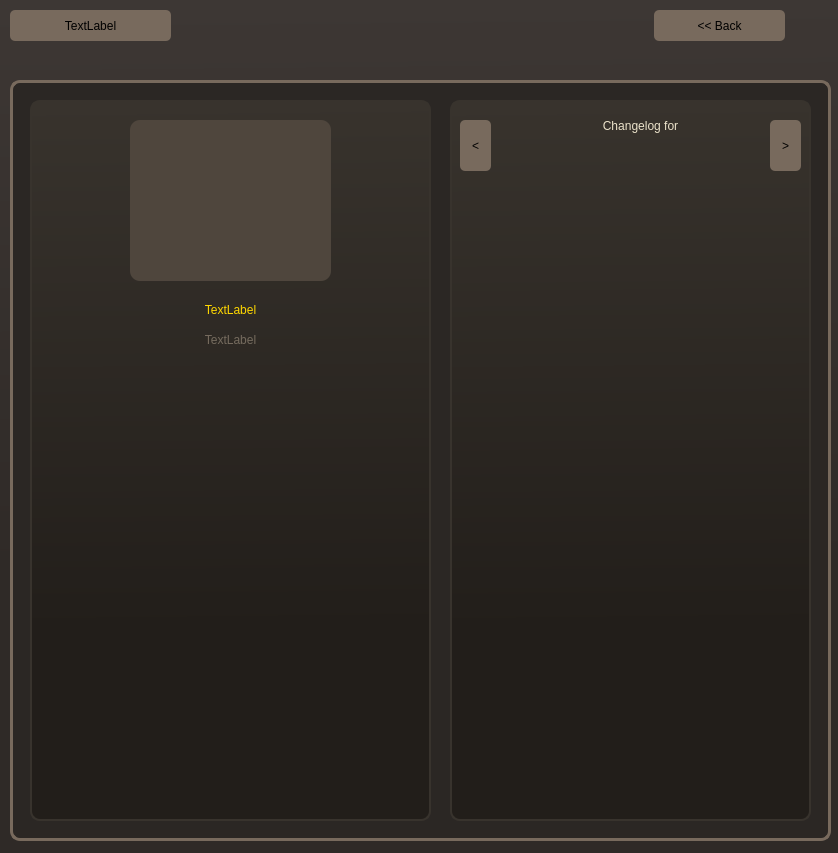
<?xml version="1.0" encoding="UTF-8"?>
<ui version="4.0">
 <class>MainWindow</class>
 <widget class="QMainWindow" name="MainWindow">
  <property name="geometry">
   <rect>
    <x>0</x>
    <y>0</y>
    <width>838</width>
    <height>853</height>
   </rect>
  </property>
  <property name="windowTitle">
   <string>MainWindow</string>
  </property>
  <widget class="QWidget" name="centralwidget">
   <property name="styleSheet">
    <string notr="true">QWidget#centralwidget{
background-color:qlineargradient(spread:pad, x1:0.49, y1:0, x2:0.502, y2:1, stop:0 rgba(61, 55, 52, 255), stop:0.664145 rgba(47, 42, 39, 255))
}</string>
   </property>
   <widget class="QLabel" name="Date">
    <property name="geometry">
     <rect>
      <x>10</x>
      <y>10</y>
      <width>161</width>
      <height>31</height>
     </rect>
    </property>
    <property name="styleSheet">
     <string notr="true">QLabel#Date{
border-radius:5px;
border-color: rgb(120, 106, 93);
background-color: rgb(120, 106, 93);
}</string>
    </property>
    <property name="text">
     <string>TextLabel</string>
    </property>
    <property name="scaledContents">
     <bool>true</bool>
    </property>
    <property name="alignment">
     <set>Qt::AlignCenter</set>
    </property>
    <property name="openExternalLinks">
     <bool>false</bool>
    </property>
   </widget>
   <widget class="QLabel" name="background">
    <property name="geometry">
     <rect>
      <x>10</x>
      <y>80</y>
      <width>821</width>
      <height>761</height>
     </rect>
    </property>
    <property name="styleSheet">
     <string notr="true">QLabel#background{
border-radius:10px;
border-width:3px;
border-color: rgb(120, 106, 93);
border-style: solid;
background-color: rgb(43, 39, 36);
}</string>
    </property>
    <property name="text">
     <string/>
    </property>
   </widget>
   <widget class="QLabel" name="bp_back">
    <property name="geometry">
     <rect>
      <x>30</x>
      <y>100</y>
      <width>401</width>
      <height>721</height>
     </rect>
    </property>
    <property name="styleSheet">
     <string notr="true">QLabel#bp_back{
border-radius:10px;
background-color:qlineargradient(spread:pad, x1:0.522727, y1:0, x2:0.529, y2:1, stop:0 rgba(56, 51, 45, 255), stop:0.732955 rgba(34, 30, 26, 255));
border-width:2px;
border-color: rgb(56, 51, 45);
border-style: solid;
}</string>
    </property>
    <property name="text">
     <string/>
    </property>
    <property name="scaledContents">
     <bool>true</bool>
    </property>
   </widget>
   <widget class="QLabel" name="bp_front">
    <property name="geometry">
     <rect>
      <x>130</x>
      <y>120</y>
      <width>201</width>
      <height>161</height>
     </rect>
    </property>
    <property name="styleSheet">
     <string notr="true">QLabel#bp_front{
border-radius:10px;
background-color:  rgb(79, 70, 61);
}</string>
    </property>
    <property name="text">
     <string/>
    </property>
   </widget>
   <widget class="QLabel" name="item">
    <property name="geometry">
     <rect>
      <x>160</x>
      <y>130</y>
      <width>141</width>
      <height>141</height>
     </rect>
    </property>
    <property name="styleSheet">
     <string notr="true">background-color: transparent;</string>
    </property>
    <property name="text">
     <string/>
    </property>
    <property name="scaledContents">
     <bool>true</bool>
    </property>
   </widget>
   <widget class="QLabel" name="name">
    <property name="geometry">
     <rect>
      <x>30</x>
      <y>290</y>
      <width>401</width>
      <height>41</height>
     </rect>
    </property>
    <property name="styleSheet">
     <string notr="true">background-color: transparent;
color: #FFD700;</string>
    </property>
    <property name="text">
     <string>TextLabel</string>
    </property>
    <property name="textFormat">
     <enum>Qt::RichText</enum>
    </property>
    <property name="scaledContents">
     <bool>true</bool>
    </property>
    <property name="alignment">
     <set>Qt::AlignCenter</set>
    </property>
   </widget>
   <widget class="QLabel" name="type">
    <property name="geometry">
     <rect>
      <x>30</x>
      <y>320</y>
      <width>401</width>
      <height>41</height>
     </rect>
    </property>
    <property name="styleSheet">
     <string notr="true">background-color: transparent;
color: #756B5E;</string>
    </property>
    <property name="text">
     <string>TextLabel</string>
    </property>
    <property name="textFormat">
     <enum>Qt::RichText</enum>
    </property>
    <property name="scaledContents">
     <bool>true</bool>
    </property>
    <property name="alignment">
     <set>Qt::AlignCenter</set>
    </property>
   </widget>
   <widget class="QLabel" name="neutral">
    <property name="geometry">
     <rect>
      <x>110</x>
      <y>430</y>
      <width>301</width>
      <height>61</height>
     </rect>
    </property>
    <property name="styleSheet">
     <string notr="true">background-color: transparent;
color: #EBE2CA;</string>
    </property>
    <property name="text">
     <string/>
    </property>
    <property name="textFormat">
     <enum>Qt::PlainText</enum>
    </property>
    <property name="scaledContents">
     <bool>true</bool>
    </property>
    <property name="alignment">
     <set>Qt::AlignCenter</set>
    </property>
    <property name="wordWrap">
     <bool>true</bool>
    </property>
   </widget>
   <widget class="QLabel" name="negative">
    <property name="geometry">
     <rect>
      <x>110</x>
      <y>400</y>
      <width>301</width>
      <height>61</height>
     </rect>
    </property>
    <property name="styleSheet">
     <string notr="true">background-color: transparent;
color: #FF4040;</string>
    </property>
    <property name="text">
     <string/>
    </property>
    <property name="textFormat">
     <enum>Qt::PlainText</enum>
    </property>
    <property name="scaledContents">
     <bool>true</bool>
    </property>
    <property name="alignment">
     <set>Qt::AlignCenter</set>
    </property>
    <property name="wordWrap">
     <bool>true</bool>
    </property>
   </widget>
   <widget class="QLabel" name="positive">
    <property name="geometry">
     <rect>
      <x>110</x>
      <y>370</y>
      <width>301</width>
      <height>61</height>
     </rect>
    </property>
    <property name="styleSheet">
     <string notr="true">background-color: transparent;
color: #99CCFF;</string>
    </property>
    <property name="text">
     <string/>
    </property>
    <property name="textFormat">
     <enum>Qt::PlainText</enum>
    </property>
    <property name="scaledContents">
     <bool>true</bool>
    </property>
    <property name="alignment">
     <set>Qt::AlignCenter</set>
    </property>
    <property name="wordWrap">
     <bool>true</bool>
    </property>
   </widget>
   <widget class="QWidget" name="attrs" native="true">
    <property name="geometry">
     <rect>
      <x>49</x>
      <y>350</y>
      <width>361</width>
      <height>451</height>
     </rect>
    </property>
    <property name="sizePolicy">
     <sizepolicy hsizetype="Preferred" vsizetype="Preferred">
      <horstretch>0</horstretch>
      <verstretch>0</verstretch>
     </sizepolicy>
    </property>
    <property name="styleSheet">
     <string notr="true">QWidget#attrs{
background-color: transparent;
}</string>
    </property>
   </widget>
   <widget class="QLabel" name="info">
    <property name="geometry">
     <rect>
      <x>450</x>
      <y>100</y>
      <width>361</width>
      <height>721</height>
     </rect>
    </property>
    <property name="styleSheet">
     <string notr="true">QLabel#info{
border-radius:10px;
background-color:qlineargradient(spread:pad, x1:0.522727, y1:0, x2:0.529, y2:1, stop:0 rgba(56, 51, 45, 255), stop:0.732955 rgba(34, 30, 26, 255));
border-width:2px;
border-color: rgb(56, 51, 45);
border-style: solid;
}</string>
    </property>
    <property name="text">
     <string/>
    </property>
   </widget>
   <widget class="QLabel" name="changelog">
    <property name="geometry">
     <rect>
      <x>480</x>
      <y>110</y>
      <width>321</width>
      <height>31</height>
     </rect>
    </property>
    <property name="styleSheet">
     <string notr="true">background-color: transparent;
color: #EBE2CA;</string>
    </property>
    <property name="text">
     <string>Changelog for</string>
    </property>
    <property name="alignment">
     <set>Qt::AlignCenter</set>
    </property>
   </widget>
   <widget class="QLabel" name="changelog_date">
    <property name="geometry">
     <rect>
      <x>480</x>
      <y>140</y>
      <width>321</width>
      <height>31</height>
     </rect>
    </property>
    <property name="styleSheet">
     <string notr="true">background-color: transparent;
color: #EBE2CA;</string>
    </property>
    <property name="text">
     <string/>
    </property>
    <property name="alignment">
     <set>Qt::AlignCenter</set>
    </property>
   </widget>
   <widget class="QWidget" name="changes" native="true">
    <property name="geometry">
     <rect>
      <x>469</x>
      <y>180</y>
      <width>321</width>
      <height>621</height>
     </rect>
    </property>
    <property name="styleSheet">
     <string notr="true">QWidget#changes{
background-color: transparent;
}</string>
    </property>
    <widget class="QLabel" name="changes_text">
     <property name="geometry">
      <rect>
       <x>120</x>
       <y>30</y>
       <width>47</width>
       <height>13</height>
      </rect>
     </property>
     <property name="styleSheet">
      <string notr="true">background-color: transparent;
color: #EBE2CA;</string>
     </property>
     <property name="text">
      <string/>
     </property>
     <property name="textFormat">
      <enum>Qt::PlainText</enum>
     </property>
     <property name="alignment">
      <set>Qt::AlignCenter</set>
     </property>
     <property name="wordWrap">
      <bool>true</bool>
     </property>
    </widget>
   </widget>
   <widget class="QLabel" name="dummy">
    <property name="geometry">
     <rect>
      <x>550</x>
      <y>610</y>
      <width>47</width>
      <height>13</height>
     </rect>
    </property>
    <property name="styleSheet">
     <string notr="true">background-color: transparent;</string>
    </property>
    <property name="text">
     <string/>
    </property>
   </widget>
   <widget class="QLabel" name="dummy_2">
    <property name="geometry">
     <rect>
      <x>670</x>
      <y>680</y>
      <width>47</width>
      <height>13</height>
     </rect>
    </property>
    <property name="styleSheet">
     <string notr="true">background-color: transparent;</string>
    </property>
    <property name="text">
     <string/>
    </property>
   </widget>
   <widget class="QPushButton" name="back">
    <property name="geometry">
     <rect>
      <x>654</x>
      <y>10</y>
      <width>131</width>
      <height>31</height>
     </rect>
    </property>
    <property name="styleSheet">
     <string notr="true">QPushButton#back{
border-radius:5px;
border-color: rgb(120, 106, 93);
background-color: rgb(120, 106, 93);
}</string>
    </property>
    <property name="text">
     <string>&lt;&lt; Back</string>
    </property>
   </widget>
   <widget class="QPushButton" name="next">
    <property name="geometry">
     <rect>
      <x>770</x>
      <y>120</y>
      <width>31</width>
      <height>51</height>
     </rect>
    </property>
    <property name="cursor">
     <cursorShape>PointingHandCursor</cursorShape>
    </property>
    <property name="toolTip">
     <string>Skip to next update (Hotkey: Right Arrow)</string>
    </property>
    <property name="toolTipDuration">
     <number>2500</number>
    </property>
    <property name="styleSheet">
     <string notr="true">QPushButton#next{
border-radius:5px;
border-color: rgb(120, 106, 93);
background-color: rgb(120, 106, 93);
}</string>
    </property>
    <property name="text">
     <string>&gt;</string>
    </property>
    <property name="shortcut">
     <string>Right</string>
    </property>
   </widget>
   <widget class="QPushButton" name="previous">
    <property name="geometry">
     <rect>
      <x>460</x>
      <y>120</y>
      <width>31</width>
      <height>51</height>
     </rect>
    </property>
    <property name="cursor">
     <cursorShape>PointingHandCursor</cursorShape>
    </property>
    <property name="toolTip">
     <string>Skip to previous update (Hotkey: Left Arrow)</string>
    </property>
    <property name="toolTipDuration">
     <number>2500</number>
    </property>
    <property name="styleSheet">
     <string notr="true">QPushButton#previous{
border-radius:5px;
border-color: rgb(120, 106, 93);
background-color: rgb(120, 106, 93);
}</string>
    </property>
    <property name="text">
     <string>&lt;</string>
    </property>
    <property name="shortcut">
     <string>Left</string>
    </property>
   </widget>
  </widget>
 </widget>
 <resources/>
 <connections/>
</ui>
